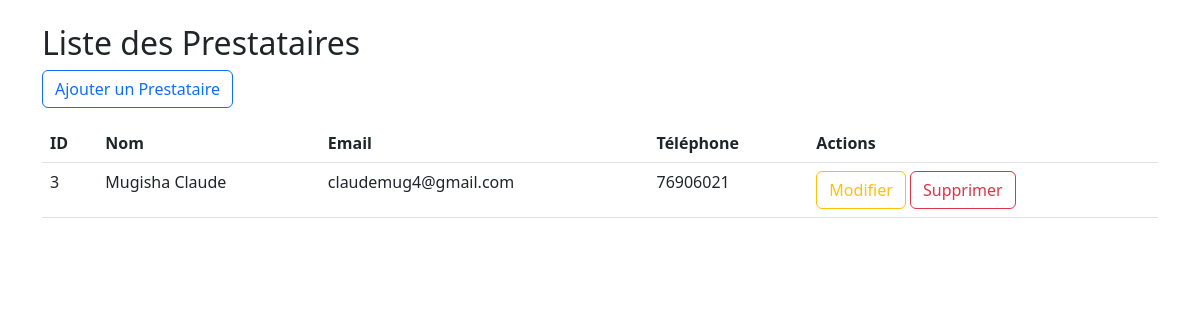
The app's page /prestatairBase.php with its own data.
### tables this page shows
CREATE TABLE `prestataire` (
  `id` int(11) NOT NULL,
  `nom` varchar(100) NOT NULL,
  `email` varchar(100) NOT NULL,
  `telephone` varchar(15) NOT NULL,
  `adresse` varchar(255) NOT NULL,
  `services` varchar(255) NOT NULL,
  `experience` text NOT NULL,
  `disponibilite` varchar(50) NOT NULL,
  `lettre_motivation` text NOT NULL,
  `cv` varchar(255) DEFAULT NULL,
  `portfolio` varchar(255) DEFAULT NULL,
  `date_inscription` timestamp NOT NULL DEFAULT current_timestamp()
);

### prestatairBase.php (the view, shortened to what this page needs)
<?php
$servername = "localhost";
$username = "root";
$password = "";
$dbname = "services";
$conn = new mysqli($servername, $username, $password, $dbname);
$sql = "SELECT * FROM prestataire";
$result = $conn->query($sql);
?>
<div class="container mt-4">
    <h2>Liste des Prestataires</h2>
    <a href="ajouter.php" class="btn btn-outline-primary mb-3">Ajouter un Prestataire</a>
    <table class="table">
        <thead>
            <tr>
                <th>ID</th>
                <th>Nom</th>
                <th>Email</th>
                <th>Téléphone</th>
                <th>Actions</th>
            </tr>
        </thead>
        <tbody>
            <?php if ($result->num_rows > 0): ?>
                <?php while($row = $result->fetch_assoc()): ?>
                    <tr>
                        <td><?php echo $row['id']; ?></td>
                        <td><?php echo $row['nom']; ?></td>
                        <td><?php echo $row['email']; ?></td>
                        <td><?php echo $row['telephone']; ?></td>
                        <td>
                            <a href="modifierP.php?id=<?php echo $row['id']; ?>" class="btn btn-outline-warning">Modifier</a>
                            <a href="supprimerP.php?id=<?php echo $row['id']; ?>" class="btn btn-outline-danger">Supprimer</a>
                        </td>
                    </tr>
                <?php endwhile; ?>
            <?php else: ?>
                <tr>
                    <td colspan="5">Aucun prestataire trouvé.</td>
                </tr>
            <?php endif; ?>
        </tbody>
    </table>
</div>
    <link href="https://cdn.jsdelivr.net/npm/bootstrap@5.3.0-alpha1/dist/css/bootstrap.min.css" rel="stylesheet">
    <link href="https://cdn.jsdelivr.net/npm/bootstrap-icons/font/bootstrap-icons.css" rel="stylesheet">

### records on screen
prestataire: id "3", nom "Mugisha Claude", email "claudemug4@gmail.com", telephone "76906021"
